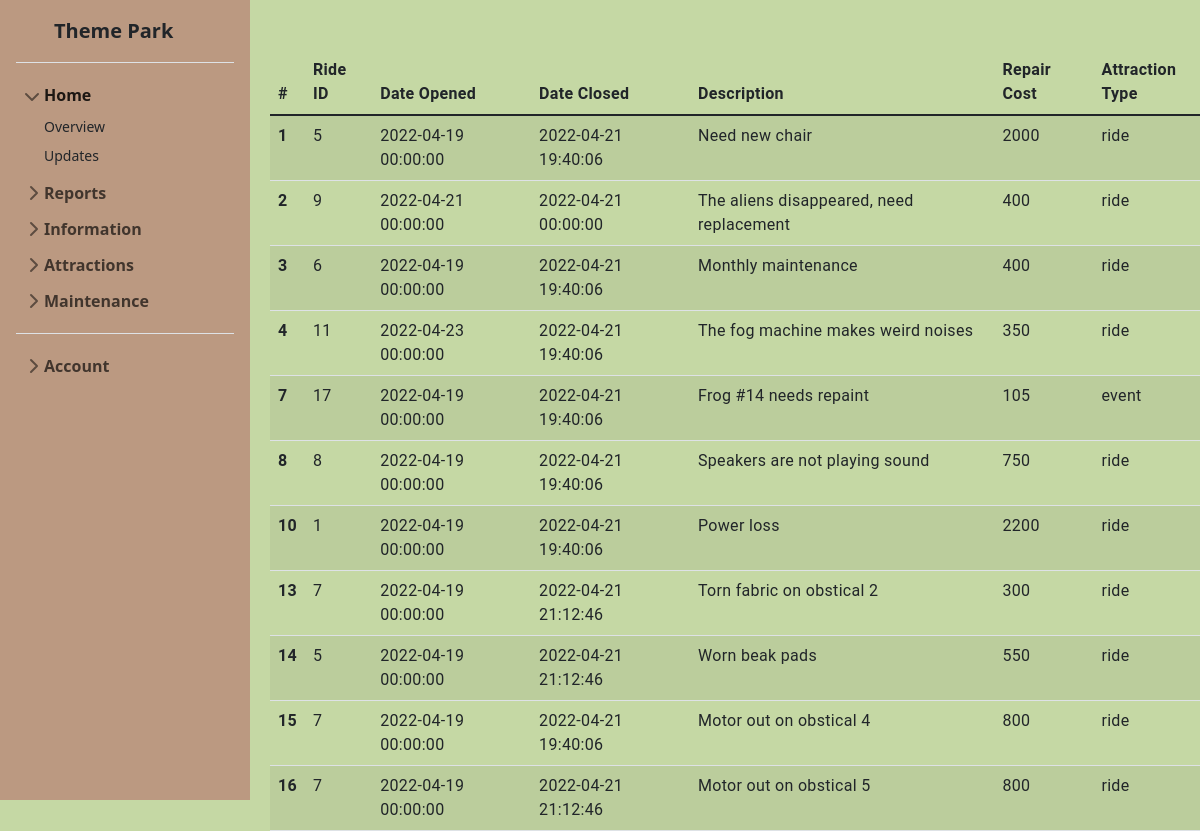
Page /repair_finished.php on the committed database.
### tables this page shows
CREATE TABLE `maintaince_tickets` (
  `id` int NOT NULL AUTO_INCREMENT,
  `ride_id` int DEFAULT NULL,
  `date_opened` datetime DEFAULT NULL,
  `date_closed` datetime DEFAULT NULL,
  `ticket_discription` varchar(3000) DEFAULT NULL,
  `cost_of_repair` int DEFAULT NULL,
  `attraction_type` varchar(50) DEFAULT NULL,
  `ticket_status` tinyint(1) DEFAULT NULL,
  `employee_to_notify` int DEFAULT NULL,
  `is_deleted` tinyint(1) DEFAULT '0',
  PRIMARY KEY (`id`),
  KEY `ride_id` (`ride_id`),
  CONSTRAINT `maintaince_tickets_ibfk_1` FOREIGN KEY (`ride_id`) REFERENCES `rides` (`ride_id`)
);

### repair_finished.php (the view, shortened to what this page needs)
<?php
  include_once 'includes/dbh.inc.php';
  include_once 'header.php';
?>
<div id="content" class="content">
  <div class="table-wrap">
  <table class="table table-striped table-hover table-responsive">
  <thead>
    <tr>
      <th scope="col">#</th>
      <th scope="col">Ride ID</th>
      <th scope="col">Date Opened</th>
      <th scope="col">Date Closed</th>
      <th scope="col">Description</th>
      <th scope="col">Repair Cost</th>
      <th scope="col">Attraction Type</th>
    </tr>
  </thead>
  <tbody>
  <?php
  $query = 'SELECT * FROM maintaince_tickets WHERE ticket_status=1 AND is_deleted=0;';
  $result = $conn->query($query);
  while($row = $result->fetch_assoc()): ?>
  <tr>
    <th><?php echo $row['id']; ?></th>
    <td><?php echo $row['ride_id']; ?></td>
    <td><?php echo $row['date_opened']; ?></td>
    <td><?php echo $row['date_closed']; ?></td>
    <td><?php echo $row['ticket_discription']; ?></td>
    <td><?php echo $row['cost_of_repair']; ?></td>
    <td><?php echo $row['attraction_type']; ?></td>
  </tr>
<?php endwhile; ?>
</tbody>
</table>
</div>
  </body>
</html>

### style.css (style rules this page uses)
html { height: -webkit-fill-available; }
body { display: flex; min-height: 100vh; background: #C5D8A4; }
table { margin-top: 50px; margin-left: 20px; margin-right: 20px; }
.table-wrap { height: 120px; }
.table { font-family: Roboto, sans-serif; letter-spacing: 0.02em; position: relative; border-collapse: collapse; }
.content { flex-grow: 1; display: flex; background: #C5D8A4; padding-left: 250px; }
:root { --color1: #F4FCD9; --color2: #C5D8A4; --color3: #BB9981; --color4: #534340; }

### rows in the picture
maintaince_tickets: id "1", ride "5", date_opened "2022-04-19 00:00:00", date_closed "2022-04-21 19:40:06", ticket_discription "Need new chair", cost_of_repair "2000", attraction_type "ride"
maintaince_tickets: id "2", ride "9", date_opened "2022-04-21 00:00:00", date_closed "2022-04-21 00:00:00", ticket_discription "The aliens disappeared, need replacement", cost_of_repair "400", attraction_type "ride"
maintaince_tickets: id "3", ride "6", date_opened "2022-04-19 00:00:00", date_closed "2022-04-21 19:40:06", ticket_discription "Monthly maintenance", cost_of_repair "400", attraction_type "ride"
maintaince_tickets: id "4", ride "11", date_opened "2022-04-23 00:00:00", date_closed "2022-04-21 19:40:06", ticket_discription "The fog machine makes weird noises", cost_of_repair "350", attraction_type "ride"
maintaince_tickets: id "7", ride "17", date_opened "2022-04-19 00:00:00", date_closed "2022-04-21 19:40:06", ticket_discription "Frog #14 needs repaint", cost_of_repair "105", attraction_type "event"
maintaince_tickets: id "8", ride "8", date_opened "2022-04-19 00:00:00", date_closed "2022-04-21 19:40:06", ticket_discription "Speakers are not playing sound", cost_of_repair "750", attraction_type "ride"
maintaince_tickets: id "10", ride "1", date_opened "2022-04-19 00:00:00", date_closed "2022-04-21 19:40:06", ticket_discription "Power loss", cost_of_repair "2200", attraction_type "ride"
maintaince_tickets: id "13", ride "7", date_opened "2022-04-19 00:00:00", date_closed "2022-04-21 21:12:46", ticket_discription "Torn fabric on obstical 2", cost_of_repair "300", attraction_type "ride"
maintaince_tickets: id "14", ride "5", date_opened "2022-04-19 00:00:00", date_closed "2022-04-21 21:12:46", ticket_discription "Worn beak pads", cost_of_repair "550", attraction_type "ride"
maintaince_tickets: id "15", ride "7", date_opened "2022-04-19 00:00:00", date_closed "2022-04-21 19:40:06", ticket_discription "Motor out on obstical 4", cost_of_repair "800", attraction_type "ride"
maintaince_tickets: id "16", ride "7", date_opened "2022-04-19 00:00:00", date_closed "2022-04-21 21:12:46", ticket_discription "Motor out on obstical 5", cost_of_repair "800", attraction_type "ride"
